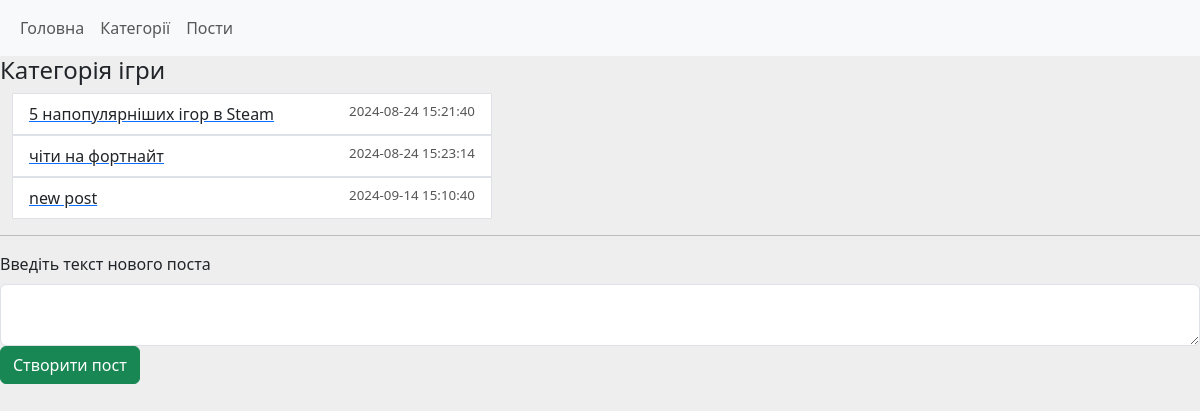
Before: /post/category/2 with the older database file.
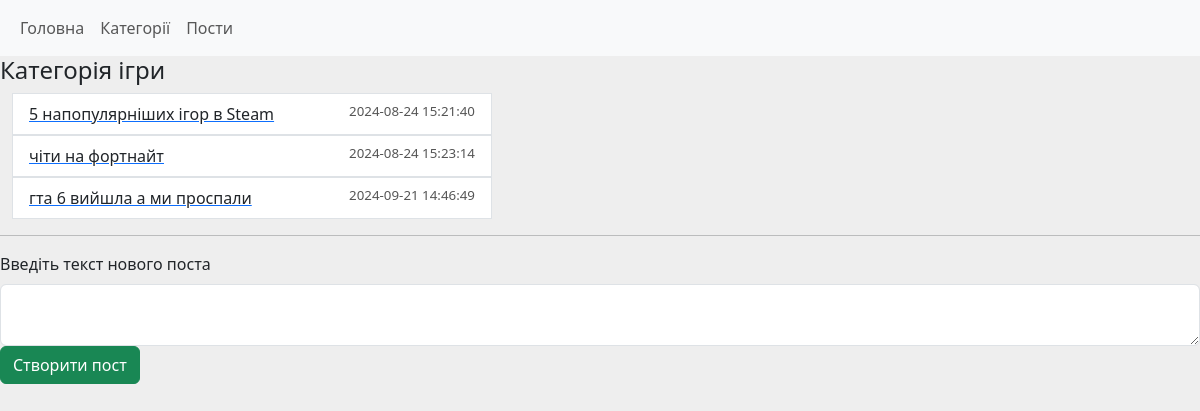
After: the same page with the newer database file.
### tables this page shows
CREATE TABLE post (
	id INTEGER PRIMARY KEY AUTOINCREMENT,
	category_id INTEGER NOT NULL,
	text TEXT,
	datetime DATETIME NOT NULL DEFAULT CURRENT_TIMESTAMP,
	
	FOREIGN KEY (category_id) REFERENCES category(id) 
);

### main.py (the view)
@app.route('/post/category/<id>', methods=["GET", "POST"])
def all_posts_in_category(id):
    if request.method == "POST":
        post_text = request.form.get("text")
        if len(post_text) > 0:
            db.addPost(id, post_text)
            return redirect(f'/post/category/{id}')
    return render_template("posts_in_category.html",
                           posts_list=db.getPostsInCategory(id),
                           category_name = db.getCategoryById(id)[0]
                           )

### db.py (called while the page is built)
def open():
    global conn, cursor
    conn = sqlite3.connect(db_name)
    cursor = conn.cursor()

def close():
    cursor.close()
    conn.close()

def getPostsInCategory(id):
    open()
    cursor.execute( "SELECT * FROM post WHERE category_id == ?", [id] )
    result = cursor.fetchall()
    close()
    return result

def getCategoryById(id):
    open()
    cursor.execute( "SELECT name FROM category WHERE id == ?", [id] )
    result = cursor.fetchone()
    close()
    return result

### templates/posts_in_category.html
{% extends 'base.html' %}
{% block content %}
<h4>Категорія {{ category_name }}</h4>
<div class="posts-list">
    <ul class="list-group">
        {% for post in posts_list  %}
        <a href="/post/view/{{post[0]}}">
            <li class="list-group-item">
                {{ post[2] }}
                <span class="date"> {{ post[3] }} </span>
            </li>
        </a>
        {% endfor %}
    </ul>
</div>
<hr>
<div class="mb-3">
    <form method="post" >
        <label for="text" class="form-label" >Введіть текст нового поста</label>
        <textarea type="text" name="text" id="text" class="form-control"> </textarea>
        <input type="submit" value="Створити пост" class="btn btn-success">
    </form>
</div>
{% endblock %}

Changed rows visible on the page:
removed post: text "new post", datetime "2024-09-14 15:10:40"
added post: text "гта 6 вийшла а ми проспали", datetime "2024-09-21 14:46:49"
